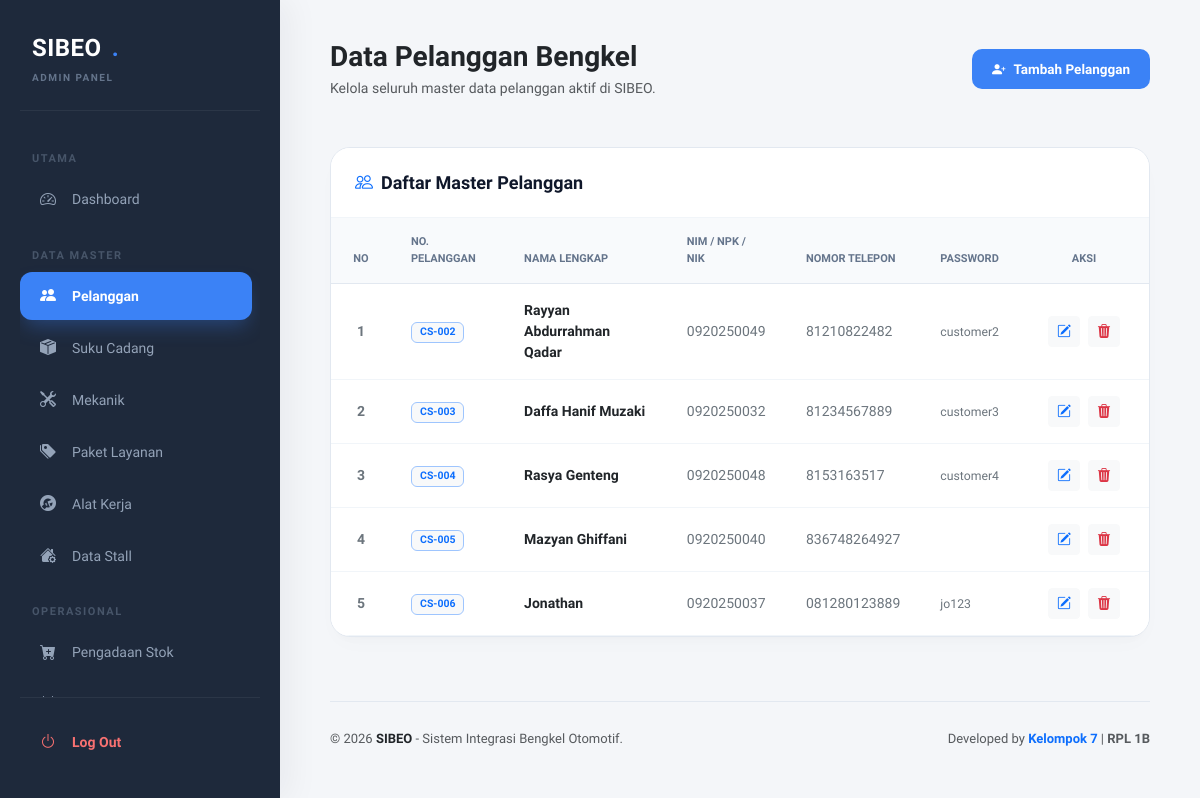
The page /admin/pelanggan.php on the database as committed earlier.
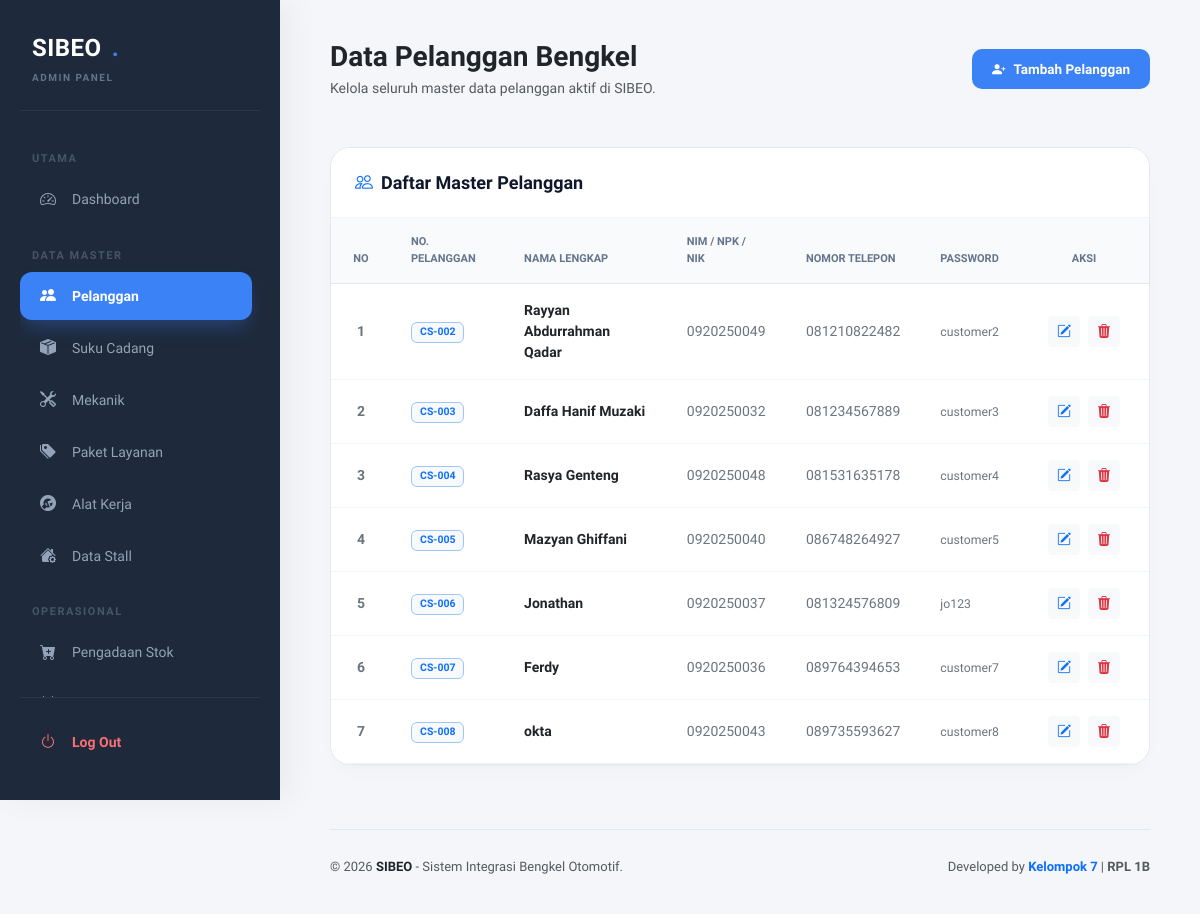
The same page on the database as committed later.
### tables this page shows
CREATE TABLE `tbl_pelanggan` (
  `id_pelanggan` int(11) NOT NULL,
  `nomor_pelanggan` varchar(20) NOT NULL,
  `nama_lengkap` varchar(100) NOT NULL,
  `nik` varchar(16) NOT NULL,
  `no_telepon` varchar(15) NOT NULL,
  `email` varchar(100) NOT NULL,
  `alamat` text NOT NULL,
  `password` varchar(50) NOT NULL,
  `status` enum('aktif','nonaktif') NOT NULL DEFAULT 'aktif',
  `created_at` timestamp NOT NULL DEFAULT current_timestamp()
);

### admin/pelanggan.php (the view, shortened to what this page needs)
<?php
include "../config/koneksi.php";
function safe_text($value) {
    return htmlspecialchars((string)$value, ENT_QUOTES, 'UTF-8');
}
?>
<!DOCTYPE html>
<html lang="id">
<head>
    <link href="https://cdn.jsdelivr.net/npm/bootstrap@5.3.0/dist/css/bootstrap.min.css" rel="stylesheet">
    <link rel="stylesheet" href="https://cdn.jsdelivr.net/npm/bootstrap-icons@1.11.1/font/bootstrap-icons.css">
</head>
<body>
<div class="layout-wrapper">
    <?php include '../includes/sidebar.php'; ?>
    <div class="main-canvas">
        <div class="main-content">
            <div class="d-flex justify-content-between align-items-center mb-4">
                <div>
                    <h3 class="fw-bold text-dark m-0">Data Pelanggan Bengkel</h3>
                    <p class="text-muted small m-0 mt-1">Kelola seluruh master data pelanggan aktif di SIBEO.</p>
                </div>
                <button type="button" class="btn btn-premium-primary" data-bs-toggle="modal" data-bs-target="#modalTambah">
                    <i class="bi bi-person-plus-fill"></i>Tambah Pelanggan
                </button>
            </div>
            <div class="data-card-premium">
            <div class="data-card-header">
                <h5 class="data-card-title"><i class="bi bi-people text-primary me-2"></i>Daftar Master Pelanggan</h5>
            </div>
            <div class="table-responsive">
                <table class="table table-hover table-premium align-middle mb-0">
                    <thead>
                        <tr>
                            <th style="width: 60px;" class="text-center">No</th>
                            <th>No. Pelanggan</th>
                            <th>Nama Lengkap</th>
                            <th>NIM / NPK / NIK</th>
                            <th>Nomor Telepon</th>
                            <th>Password</th>
                            <th style="width: 130px;" class="text-center">Aksi</th>
                        </tr>
                    </thead>
                    <tbody>
                        <?php
                        $no = 1;
                        $query_pelanggan = mysqli_query($koneksi, "SELECT * FROM tbl_pelanggan ORDER BY id_pelanggan ASC");
                        if ($query_pelanggan && mysqli_num_rows($query_pelanggan) > 0) {
                            while ($data = mysqli_fetch_assoc($query_pelanggan)) {
                                ?>
                                <tr>
                                    <td class="text-center text-secondary fw-semibold"><?= $no++; ?></td>
                                    <td><span class="badge bg-light text-primary border border-primary-subtle px-2 py-1 fw-bold"><?= safe_text($data['nomor_pelanggan']); ?></span></td>
                                    <td><strong class="text-dark"><?= safe_text($data['nama_lengkap']); ?></strong></td>
                                    <td><span class="text-secondary"><?= safe_text($data['nik']); ?></span></td>
                                    <td><span class="text-secondary"><?= safe_text($data['no_telepon']); ?></span></td>
                                    <td><code class="text-secondary"><?= safe_text($data['password']); ?></code></td>
                                    <td class="text-center">
                                        <div class="d-flex justify-content-center gap-2">
                                            <button type="button"
                                                    class="btn btn-sm btn-light text-primary fw-bold px-2 btn-edit-trigger"
                                                    data-id="<?= $data['id_pelanggan']; ?>"
                                                    data-nopel="<?= safe_text($data['nomor_pelanggan']); ?>"
                                                    data-nama="<?= safe_text($data['nama_lengkap']); ?>"
                                                    data-nik="<?= safe_text($data['nik']); ?>"
                                                    data-telp="<?= safe_text($data['no_telepon']); ?>"
                                                    data-email="<?= safe_text($data['email']); ?>"
                                                    data-alamat="<?= safe_text($data['alamat']); ?>"
                                                    data-pass="<?= safe_text($data['password']); ?>"
                                                    data-bs-toggle="modal"
                                                    data-bs-target="#modalEdit">
                                                <i class="bi bi-pencil-square"></i>
                                            </button>
                                            <a href="pelanggan.php?hapus=<?= $data['id_pelanggan']; ?>" class="btn btn-sm btn-light text-danger fw-bold px-2" onclick="return confirm('Hapus data pelanggan ini?')">
                                                <i class="bi bi-trash3-fill"></i>
                                            </a>
                                        </div>
                                    </td>
                                </tr>
                                <?php
                            }
                        } else {
                            echo "<tr><td colspan='7' class='text-center text-muted py-5 small'><i class='bi bi-folder-x d-block fs-2 mb-2 opacity-50'></i>Belum ada data pelanggan di database.</td></tr>";
                        }
                        ?>
                    </tbody>
                </table>
            </div>
        </div>
        <?php include '../includes/footer.php'; ?>
        </div>
    </div>
</div>
</body>
</html>

### includes/sidebar.php (shortened to what this page needs)
<?php
function getSidebarRole() {
    $sessionRole = strtolower(trim((string)($_SESSION['role'] ?? '')));
    $currentPath = str_replace('\\', '/', $_SERVER['PHP_SELF'] ?? '');
    if (preg_match('#/admin/#', $currentPath)) {
        return 'admin';
    }
    return in_array($sessionRole, ['admin', 'mekanik', 'pelanggan'], true) ? $sessionRole : '';
}
$role = getSidebarRole();
function isActive($p) {
    $currentPage = basename($_SERVER['PHP_SELF']);
    return $currentPage == $p ? 'active' : '';
}
?>
<div class="sidebar-panel" id="sidebarPanel">
    <div class="brand-section">
        <div class="brand-title"></i>SIBEO<span>.</span></div>
        <div class="brand-subtitle"><?php echo strtoupper($role); ?> PANEL</div>
    </div>
    <div class="menu-container">
        <?php if($role == 'admin'): ?>
            <div class="section-header">UTAMA</div>
            <a href="../admin/dashboard.php" class="nav-link <?= isActive('dashboard.php') ?>"><i class="bi bi-speedometer2"></i>Dashboard</a>
            <div class="section-header">Data Master</div>
            <a href="../admin/pelanggan.php" class="nav-link <?= isActive('pelanggan.php') ?>"><i class="bi bi-people-fill"></i>Pelanggan</a>
            <a href="../admin/suku_cadang.php" class="nav-link <?= isActive('suku_cadang.php') ?>"><i class="bi bi-box-seam-fill"></i>Suku Cadang</a>
            <a href="../admin/mekanik.php" class="nav-link <?= isActive('mekanik.php') ?>"><i class="bi bi-tools"></i>Mekanik</a>
            <a href="../admin/paket_layanan.php" class="nav-link <?= isActive('paket_layanan.php') ?>"><i class="bi bi-tags-fill"></i>Paket Layanan</a>
            <a href="../admin/alat_kerja.php" class="nav-link <?= isActive('alat_kerja.php') ?>"><i class="bi bi-wrench-adjustable-circle-fill"></i>Alat Kerja</a>
            <a href="../admin/stall.php" class="nav-link <?= isActive('stall.php') ?>"><i class="bi bi-house-gear-fill"></i>Data Stall</a>
            <div class="section-header">OPERASIONAL</div>
            <a href="../admin/pengadaan.php" class="nav-link <?= isActive('pengadaan.php') ?>"><i class="bi bi-cart-plus-fill"></i>Pengadaan Stok</a>
            <a href="../admin/booking.php" class="nav-link <?= isActive('booking.php') ?>"><i class="bi bi-calendar-check-fill"></i>Transaksi Booking</a>
        <?php endif; ?>
    </div>
    <div class="logout-box">
        <button type="button" class="nav-link logout-btn w-100 text-start border-0 bg-transparent" onclick="event.preventDefault(); openLogoutModal();">
            <i class="bi bi-power"></i> Log Out
        </button>
    </div>
</div>

### includes/footer.php
<footer class="mt-auto pt-4 pb-2" style="border-top: 1px solid #e2e8f0; margin-top: 40px !important;">
    <div class="container-fluid px-0">
        <div class="row align-items-center">
            <div class="col-md-6 text-center text-md-start mb-2 mb-md-0">
                <span class="text-muted" style="font-size: 13px;">
                    &copy; <?= date('Y'); ?> <strong class="text-dark fw-bold">SIBEO</strong> - Sistem Integrasi Bengkel Otomotif.
                </span>
            </div>
            <div class="col-md-6 text-center text-md-end">
                <span class="text-muted" style="font-size: 13px;">
                    Developed by <span class="fw-bold text-primary">Kelompok 7</span> | <span class="fw-semibold">RPL 1B</span>
                </span>
            </div>
        </div>
    </div>
</footer>

### admin/pelanggan.php (style rules this page uses)
:root { --bg-body: #f4f6f9; --sidebar-bg: #1e293b; --sidebar-color: #94a3b8; --sidebar-active: #3b82f6; --text-dark: #0f172a; --card-shadow: 0 10px 25px -5px rgba(0, 0, 0, 0.02), 0 8px 10px -6px rgba(0, 0, 0, 0.02); }
* { font-family: 'Plus Jakarta Sans', sans-serif !important; }
body { background-color: var(--bg-body); color: #334155; overflow-x: hidden; }
.layout-wrapper { display: flex; min-height: 100vh; }
.sidebar-panel { width: 280px; background: var(--sidebar-bg); flex-shrink: 0; display: flex; flex-direction: column; justify-content: space-between; padding: 30px 20px; box-shadow: 10px 0 30px rgba(15, 23, 42, 0.05); position: sticky; top: 0; height: 100vh; }
.brand-section { padding: 0 12px 25px 12px; border-bottom: 1px solid rgba(255,255,255,0.06); flex-shrink: 0; }
.brand-title { font-size: 24px; font-weight: 800; color: #ffffff; letter-spacing: 0.5px; display: flex; align-items: center; gap: 10px; }
.brand-title span { color: var(--sidebar-active); }
.brand-subtitle { font-size: 10px; color: #64748b; font-weight: 700; text-transform: uppercase; letter-spacing: 1.5px; margin-top: 4px; }
.menu-container { overflow-y: auto; flex-grow: 1; padding-right: 8px; margin-top: 20px; }
.section-header { font-size: 11px; font-weight: 800; color: #475569; text-transform: uppercase; letter-spacing: 1.5px; padding: 20px 12px 8px 12px; }
.sidebar-panel .nav-link { color: var(--sidebar-color); font-size: 14px; font-weight: 500; padding: 12px 16px; display: flex; align-items: center; text-decoration: none; border-radius: 12px; margin-bottom: 4px; transition: all 0.2s cubic-bezier(0.4, 0, 0.2, 1); }
.sidebar-panel .nav-link i { width: 24px; font-size: 16px; margin-right: 12px; text-align: center; }
.sidebar-panel .nav-link.active { background: var(--sidebar-active); color: #ffffff; font-weight: 600; box-shadow: 0 10px 20px -5px rgba(59, 130, 246, 0.35); }
.logout-box { padding-top: 20px; border-top: 1px solid rgba(255,255,255,0.06); flex-shrink: 0; }
.logout-btn { color: #f87171 !important; font-weight: 600 !important; background: rgba(239, 68, 68, 0.05); }
.main-canvas { flex-grow: 1; display: flex; flex-direction: column; min-height: 100vh; padding: 40px 50px; max-width: calc(100% - 280px); }
.main-content { flex: 1; display: flex; flex-direction: column; gap: 24px; }
.data-card-premium { background: #ffffff; border-radius: 20px; border: 1px solid #e2e8f0; box-shadow: var(--card-shadow); overflow: hidden; }
.data-card-header { padding: 24px; background: #ffffff; border-bottom: 1px solid #f1f5f9; }
.data-card-title { font-size: 18px; font-weight: 700; color: var(--text-dark); margin: 0; }
.table-premium thead th { background: #f8fafc; color: #64748b; font-size: 11px; font-weight: 700; text-transform: uppercase; padding: 16px 20px; border-bottom: 1px solid #e2e8f0; }
.table-premium tbody td { padding: 16px 20px; border-bottom: 1px solid #f1f5f9; font-size: 14px; color: #334155; }
.btn-premium-primary { background-color: var(--sidebar-active); color: #ffffff; border: none; border-radius: 10px; padding: 10px 20px; font-size: 13.5px; font-weight: 600; transition: all 0.2s ease; display: inline-flex; align-items: center; gap: 8px; }

Rows that differ between the two databases and show on the page:
changed tbl_pelanggan "Rayyan Abdurrahman Qadar": no_telepon "81210822482" → "081210822482"
changed tbl_pelanggan "Daffa Hanif Muzaki": no_telepon "81234567889" → "081234567889"
changed tbl_pelanggan "Rasya Genteng": no_telepon "8153163517" → "081531635178"
changed tbl_pelanggan "Mazyan Ghiffani": no_telepon "836748264927" → "086748264927"; password (not shown) → "customer5"
changed tbl_pelanggan "Jonathan": no_telepon "081280123889" → "081324576809"
added tbl_pelanggan: nomor_pelanggan "CS-007", nama_lengkap "Ferdy", nik "0920250036", no_telepon "089764394653", password "customer7"
added tbl_pelanggan: nomor_pelanggan "CS-008", nama_lengkap "okta", nik "0920250043", no_telepon "089735593627", password "customer8"
